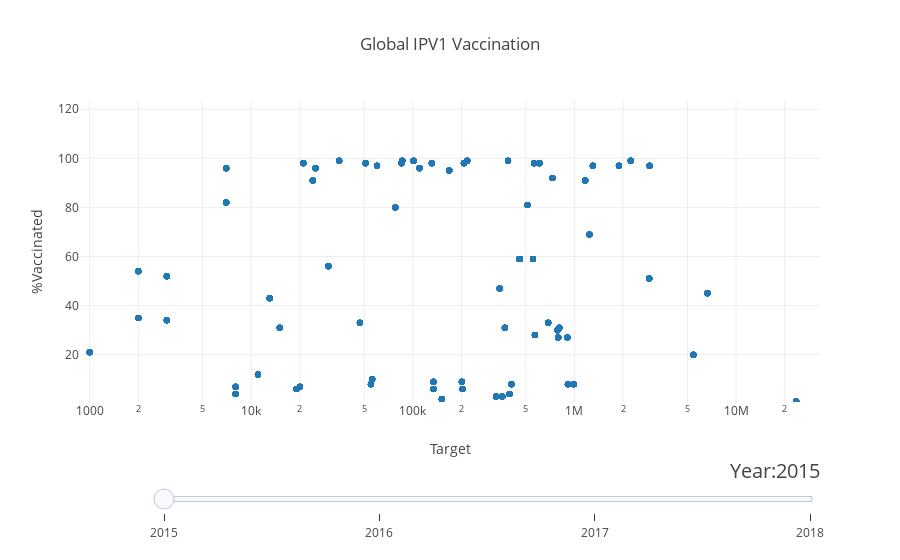

Source (notebook cell):
### Code cell
figure['layout']['sliders'] = {
    'args': [
        'slider.value', {
            'duration': 400,
            'ease': 'cubic-in-out'
        }
    ],
    'initialValue': min(years),
    'plotlycommand': 'animate',
    'values': years,
    'visible': True
}
sliders_dict = {
    'active': 0,
    'yanchor': 'top',
    'xanchor': 'left',
    'currentvalue': {
        'font': {'size': 20},
        'prefix': 'Year:',
        'visible': True,
        'xanchor': 'right'
    },
    'transition': {'duration': 300, 'easing': 'cubic-in-out'},
    'pad': {'b': 10, 't': 50},
    'len': 0.9,
    'x': 0.1,
    'y': 0,
    'steps': []
}

from bubbly.bubbly import add_slider_steps

for year in years:
    add_slider_steps(sliders_dict, year)
    
figure['layout']['sliders'] = [sliders_dict]
plotly.offline.iplot(figure, config={'scrollzoom': True})

### Figure 1 — Plotly figure (JSON) as saved in the notebook; plotly's stock layout.template omitted (floating-point values rounded to 4 significant figures; data arrays with more than 128 entries replaced by an {"elided": "..."} marker saying what was removed)
{"data": [{"mode": "markers", "text": {"elided": "1540 str values"}, "type": "scatter", "uid": "1796e614-a0b9-4623-bff2-33289e25239a", "x": {"elided": "1540 int values"}, "y": {"elided": "1540 int values"}}], "layout": {"hovermode": "closest", "showlegend": false, "sliders": [{"active": 0, "currentvalue": {"font": {"size": 20}, "prefix": "Year:", "visible": true, "xanchor": "right"}, "len": 0.9, "pad": {"b": 10, "t": 50}, "steps": [{"args": [[2015], {"frame": {"duration": 300, "redraw": false}, "mode": "immediate", "transition": {"duration": 300}}], "label": "2015", "method": "animate"}, {"args": [[2016], {"frame": {"duration": 300, "redraw": false}, "mode": "immediate", "transition": {"duration": 300}}], "label": "2016", "method": "animate"}, {"args": [[2017], {"frame": {"duration": 300, "redraw": false}, "mode": "immediate", "transition": {"duration": 300}}], "label": "2017", "method": "animate"}, {"args": [[2018], {"frame": {"duration": 300, "redraw": false}, "mode": "immediate", "transition": {"duration": 300}}], "label": "2018", "method": "animate"}], "transition": {"duration": 300, "easing": "cubic-in-out"}, "x": 0.1, "xanchor": "left", "y": 0, "yanchor": "top"}], "title": {"text": "Global IPV1 Vaccination"}, "xaxis": {"range": [2.94, 7.52], "title": {"text": "Target"}, "type": "log"}, "yaxis": {"range": [0.75, 123.8], "title": {"text": "%Vaccinated"}}}}
